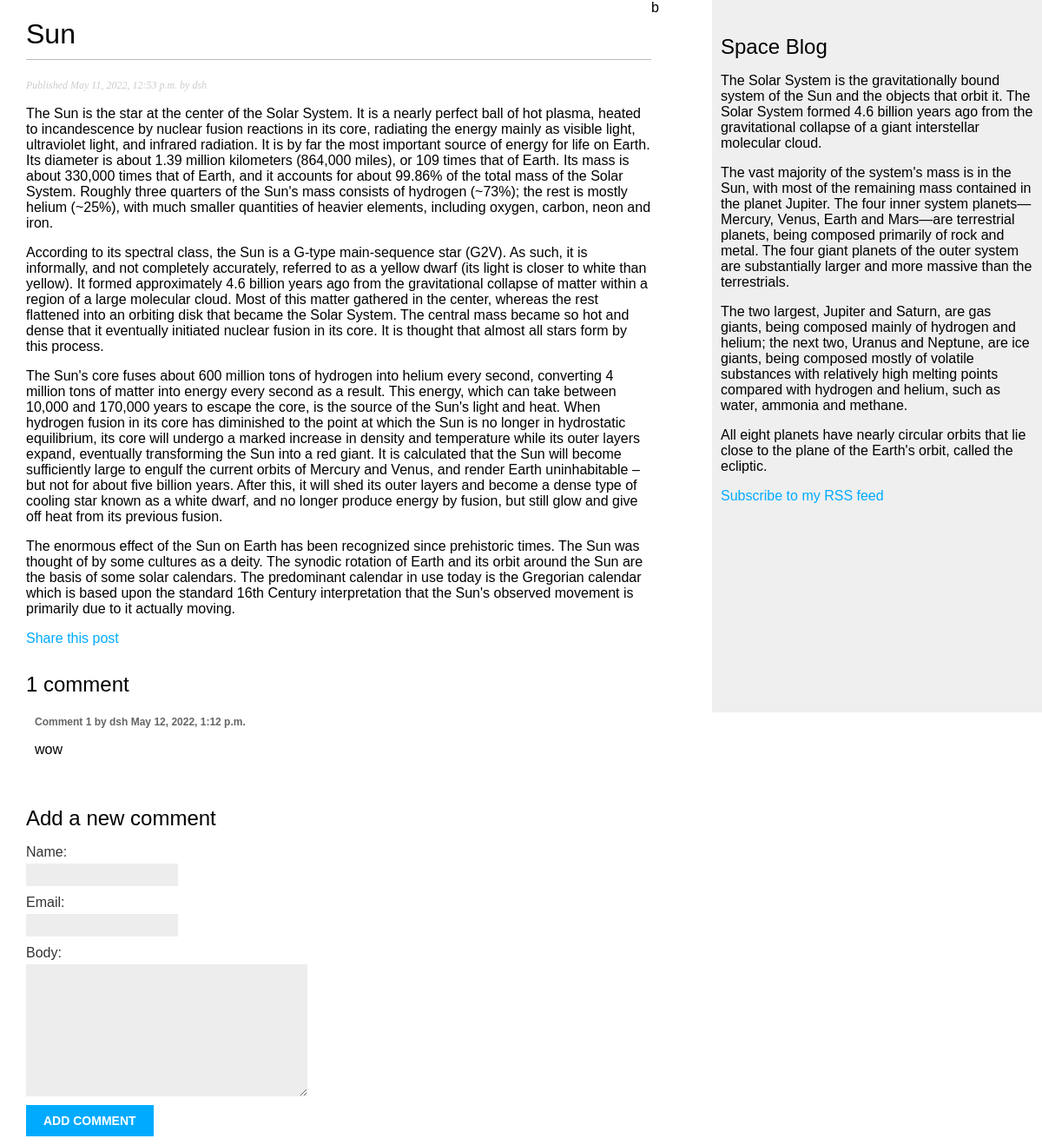
The app's page /blog/2022/5/11/sun/ with its own data.
### blog/models.py (models this page shows, shortened)
class Post(models.Model):
    STATUS_CHOICES = (
        ('draft', 'Draft'),
        ('published', 'Published'),
    )
    title = models.CharField(max_length=250)
    slug = models.SlugField(max_length=250,unique_for_date='publish')
    author = models.ForeignKey(User,on_delete=models.CASCADE,related_name='blog_post')
    body = models.TextField()
    publish = models.DateTimeField(default=timezone.now)
    created = models.DateTimeField(auto_now_add=True)
    updated = models.DateTimeField(auto_now=True)
    status = models.CharField(max_length=10,choices=STATUS_CHOICES,default='draft')
    objects = models.Manager()  # менеджер по умолчанию
    published = PublishedManager() # новый менеджер
    tags = TaggableManager()
    class Meta:
        ordering = ('-publish',)

class Comment(models.Model):
    post = models.ForeignKey(Post,
                             on_delete=models.CASCADE,
                             related_name='comments')
    name = models.CharField(max_length=80)
    email = models.EmailField()
    body = models.TextField()
    created = models.DateTimeField(auto_now_add=True)
    updated = models.DateTimeField(auto_now=True)
    active = models.BooleanField(default=True)
    class Meta:
        ordering = ('created',)

### blog/views.py (the view)
def post_detail(request, year, month, day, post):
    post = get_object_or_404(Post, slug=post,
                                   status='published',
                                   publish__year=year,
                                   publish__month=month,
                                   publish__day=day)
    comments = post.comments.filter(active=True)
    new_comment = None
    if request.method == 'POST':
        comment_form = CommentForm(data=request.POST)
        if comment_form.is_valid():
            new_comment = comment_form.save(commit=False)
            new_comment.post = post
            new_comment.save()
    else:
        comment_form = CommentForm()
    return render(request,
                  'blog/post/detail.html',
                  {'post': post,
                   'comments': comments,
                   'new_comment': new_comment,
                   'comment_form': comment_form})

### blog/forms.py
class CommentForm(forms.ModelForm):
    class Meta:
        model = Comment
        fields = ('name', 'email', 'body')

### blog/templates/blog/post/detail.html (shortened to what this page needs)
{% extends "blog/base.html" %}
{% block content %}
    <h1>{{ post.title }}</h1>
    <p class="date">
        Published {{ post.publish }} by {{ post.author }}
    </p>
    {{ post.body|linebreaks }}
    <p>
        <a href="{% url "blog:post_share" post.id %}">
      Share this post
        </a>
    </p>
{% with comments.count as total_comments %}
    <h2>
      {{ total_comments }} comment{{ total_comments|pluralize }}
    </h2>
  {% endwith %}
  {% for comment in comments %}
    <div class="comment">
      <p class="info">
        Comment {{ forloop.counter }} by {{ comment.name }}
        {{ comment.created }}
      </p>
      {{ comment.body|linebreaks }}
    </div>
  {% empty %}
    <p>There are no comments yet.</p>
  {% endfor %}
  {% if new_comment %}
    <h2>Your comment has been added.</h2>
  {% else %}
    <h2>Add a new comment</h2>
    <form action="." method="post">
      {{ comment_form.as_p }}
      <p><input type="submit" value="Add comment"></p>
    </form>
  {% endif %}
{% endblock %}

### blog/static/css/blog.css (style rules this page uses)
body { margin:0; padding:0; font-family:helvetica, sans-serif; }
a { color:#00abff; text-decoration:none; }
h1 { font-weight:normal; border-bottom:1px solid #bbb; padding:0 0 10px 0; }
h2 { font-weight:normal; margin:30px 0 0; }
p.date { color:#ccc; font-family: georgia, serif; font-size: 12px; font-style: italic; }
label { float:left; clear:both; color:#333; margin-bottom:4px; }
input, textarea { clear:both; float:left; margin:0 0 10px; background:#ededed; border:0; padding:6px 10px; font-size:12px; }
input[type=submit] { font-weight:bold; background:#00abff; color:#fff; padding:10px 20px; font-size:14px; text-transform:uppercase; }
.comment { padding:10px; }
.comment .info { font-weight:bold; font-size:12px; color:#666; }

### records on screen
Post: title "Sun", publish "May 11, 2022, 12:53 p.m.", author "dsh", body "The Sun is the star at the center of the Solar System. It is a nearly perfect ball of hot plasma, heated to incandescence by nuclear fusion reactions in its core, radiating the energy mainly as visible light, ultraviolet light, and infrared radiation. It is by far the most important source of energy for life on Earth. Its diameter is about 1.39 million kilometers (864,000 miles), or 109 times that of Earth. Its mass is about 330,000 times that of Earth, and it accounts for about 99.86% of the total mass of the Solar System. Roughly three quarters of the Sun's mass consists of hydrogen (~73%); the rest is mostly helium (~25%), with much smaller quantities of heavier elements, including…"
Comment: name "dsh", created "May 12, 2022, 1:12 p.m.", body "wow"

### other values on screen
{{ total_comments }} "1"
